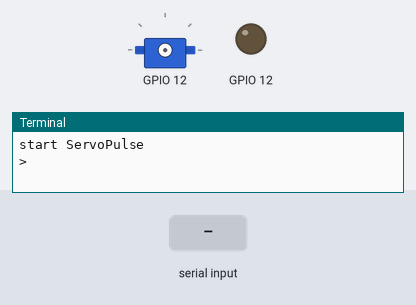
Recording of a program running on a simulated Raspberry Pi (BCM pin numbers). Shown: servo, output pins drawn as LEDs (lit = HIGH), the last lines printed to the terminal. Inputs (shaded band) come from the test bench. Servo angles are drawn from the pulse width (0.5 ms = 0°, 2.5 ms = 180°); pins used as bus, display or sensor lines are not drawn.

Above: at 1.2 s.
1.3 s: "5" typed at the terminal, then Enter
At 2.1 s:
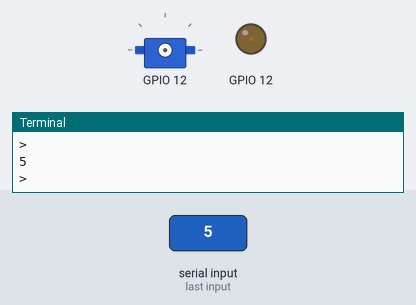
2.8 s: "90" typed at the terminal, then Enter
4.3 s: "200" typed at the terminal, then Enter
At 5.6 s:
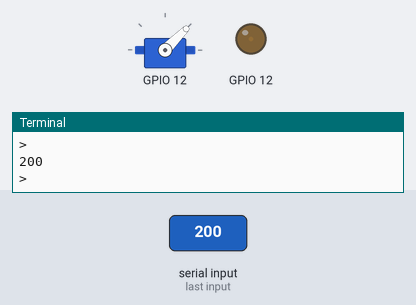
Timing chart, 0 to 7.3 s (numbered marks = the images above; inputs shaded):
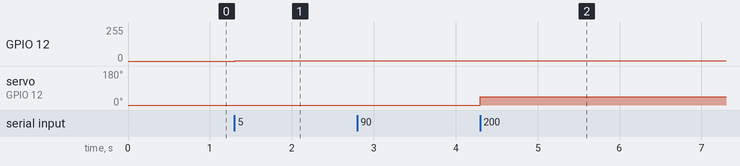

Measured:
- after the input at 1.3 s, GPIO 12: 0/255 → 1/255 at once
- after the input at 4.3 s, servo on GPIO 12: 0° → 45° at once

The program:

wiringpi_servo_pulse.py
```python
#! /usr/bin/env python
# Python Sample
#   Test for Continuous Rotation Servo
#   command specify pulse : 200 - 300 - 400
# 2016-05-30 K.OHWADA @ FabLab Kannai

import wiringpi

#
# ServoPulse
#
# spped
#   200 : clockwide full speed
#   300 : stop
#   400 : anticlockwide full speed
#
class ServoPulse():
	# PWM base clock 19.2 MHz
	# PWM clock 200 KHz
	CLOCK = 96 # 96 = 19.2 MHz / 200 KHz
	RANGE = 4000 # 20ms * 200 KHz
	PULSE_STOP = 300 # 1.5ms  * 200 KHz

	pin = 0

	def __init__(self, pin):
		self.pin = int(pin)

	def setupGpio(self):
		wiringpi.wiringPiSetupGpio()

	def setPinMode(self):
		wiringpi.pinMode(self.pin, wiringpi.PWM_OUTPUT)

	def setPwm(self):
		wiringpi.pwmSetMode(wiringpi.PWM_MODE_MS)
		wiringpi.pwmSetClock(self.CLOCK)
		wiringpi.pwmSetRange(self.RANGE)

	def quit(self):
		wiringpi.pwmWrite(self.pin, 0)

	def change(self, pulse):
		wiringpi.pwmWrite(self.pin, pulse)

# end of class

# main
print "start ServoPulse"
PIN = 12 # con-pin 32
servo = ServoPulse(PIN)
servo.setupGpio()
servo.setPinMode()
servo.setPwm()

try:
	# endless loop
	while True:
		# wait to enter command
		pulse = input('> ')
		servo.change(pulse)
except KeyboardInterrupt:
	# exit the loop, if key Interrupt
	pass

servo.quit()
# end of main
```
